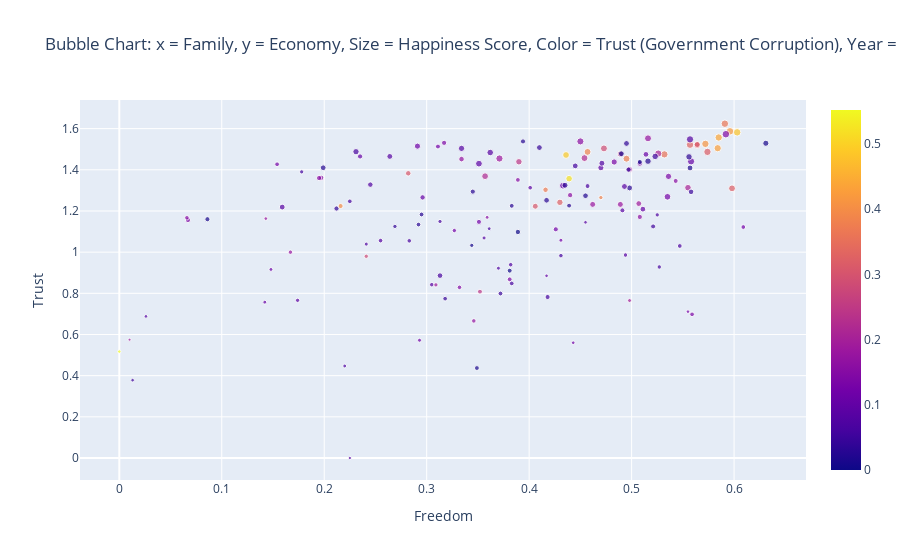

The notebook cell this image was saved under:
### Markdown cell above
We will be plotting two features against each other with Happiness Score as the size of the bubbles and color (this will only be 3 variables). Feel free to play around with changing this by changing the `size` and `color` attribute in the `marker` key of the dictionary.

### Code cell
bubble_x = 'Family'
bubble_y = 'Economy'
bubble_color = 'Trust (Government Corruption)'
bubble_size = 'Happiness Score'
data = dict(y = whr_data.loc[whr_data['Year'] == 2019][bubble_feature_1],
            x = whr_data.loc[whr_data['Year'] == 2019][bubble_feature_2],
            mode = 'markers',
            marker = {
                'color': whr_data[bubble_color],
                'size': whr_data[bubble_size],
                'showscale': True,
            },
            text = whr_data.Country)

layout = go.Layout(barmode='group', hovermode="x",
                   title=f'Bubble Chart: x = {bubble_x}, y = {bubble_y}, Size = {bubble_size}, Color = {bubble_color}, Year = 2019',
                   xaxis=dict(title='Freedom'),
                   yaxis=dict(title='Trust'))

fig = go.Figure(data=data, layout=layout)
iplot(fig)

### Figure 1 — Plotly figure (JSON) as saved in the notebook; plotly's stock layout.template omitted (floating-point values rounded to 4 significant figures; data arrays with more than 128 entries replaced by an {"elided": "..."} marker saying what was removed)
{"data": [{"marker": {"color": {"elided": "782 float values"}, "showscale": true, "size": {"elided": "782 float values"}}, "mode": "markers", "text": {"elided": "782 str values"}, "type": "scatter", "x": {"elided": "156 float values"}, "y": {"elided": "156 float values"}}], "layout": {"barmode": "group", "hovermode": "x", "title": {"text": "Bubble Chart: x = Family, y = Economy, Size = Happiness Score, Color = Trust (Government Corruption), Year = 2019"}, "xaxis": {"title": {"text": "Freedom"}}, "yaxis": {"title": {"text": "Trust"}}}}
